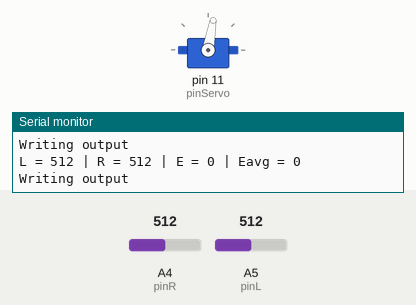
Simulated run of this sketch. Board: Arduino Uno, built with avr-gcc and run on an emulated ATmega328P. Shown: servo, the last lines printed to the serial monitor. Inputs (shaded band) come from the test bench; at power-on: A4 (pinR) = 512, A5 (pinL) = 512.

Above: at 10.2 s.
10.3 s: A4 (pinR) set to 531
At 12.18 s:
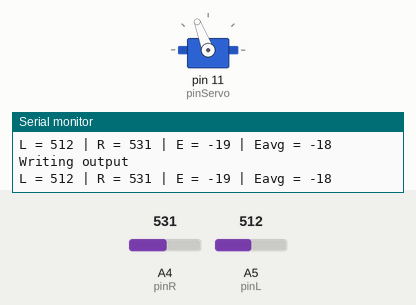
13.3 s: A4 (pinR) set to 0
16.3 s: A5 (pinL) set to 10
19.3 s: A5 (pinL) set to 7
At 20.6 s:
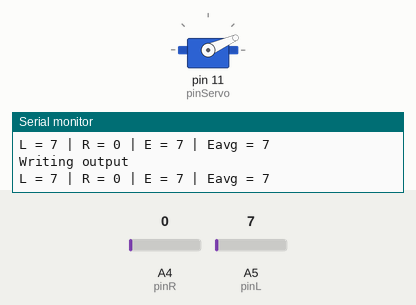
22.3 s: A5 (pinL) set to 122
At 24.4 s:
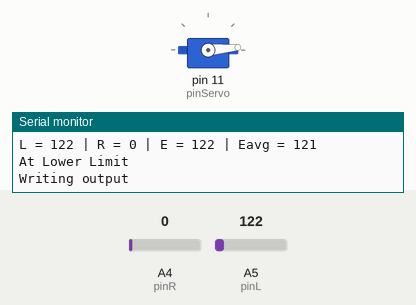
25.3 s: A4 (pinR) set to 124
28.3 s: A4 (pinR) set to 144
At 30.45 s:
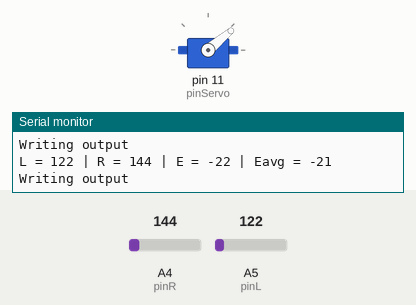
Timing chart, 0 to 38.0 s (numbered marks = the images above; inputs shaded):
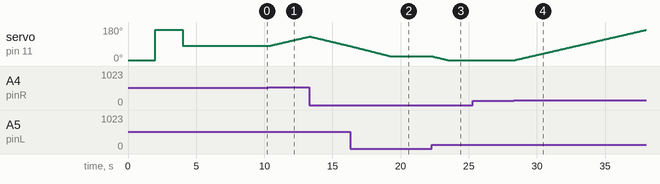

Measured:
- the behaviour switches between 521 and 522 on A4 (pinR) (found by bisection; images 0 and 1)
- the behaviour switches between 9 and 8 on A5 (pinL) (found by bisection; images 1 and 2)
- the behaviour switches between 131 and 132 on A4 (pinR) (found by bisection; images 3 and 4)
- after the input at 10.3 s, servo on pin 11 (pinServo): moves from 80° to 129° over 2.9 s, starting after 0.06 s
- after the input at 19.3 s, servo on pin 11 (pinServo): goes on until 19.3 s, then stays 24°
- after the input at 22.3 s, servo on pin 11 (pinServo): moves from 24° to 5° over 1.0 s, starting after 0.10 s
- after the input at 28.3 s, servo on pin 11 (pinServo): moves from 5° to 165° over 9.6 s, starting after 0.09 s

The sketch:

light_track.ino
```cpp
#include <Servo.h>

//IO pins
int pinL = 5;
int pinR = 4;
int pinServo = 11;                   //PWM pin

int leftValue = 0;
int rightValue = 0;
int error = 0;                       //deviation between the 2 sensors
int errorAVG = 0;                    //error average - rolling 2 point
int deadband = 8;

//servo stuff
Servo hServo;
int Position = 45;
int minPos = 5;
int maxPos = 165;
float output = (maxPos - minPos) / 2;  //initial output position

void setup()
{
  Serial.begin(9600);
  hServo.attach(pinServo);

  //set servo to center for alignment purpose
  Serial.println("Moving Servo to Minimum Position");
  hServo.write(minPos);
  delay(2000);
  Serial.println("Moving Servo to Maximum Position");
  hServo.write(maxPos);
  delay(2000);
  Serial.println("Moving Servo to Mid-Point");
  hServo.write(output);
  delay(5000);
  Serial.println("Going Live...........");
}

void loop()
{
  //input reading
  leftValue = analogRead(pinL);
  rightValue = analogRead(pinR);

  Serial.print("L = "); Serial.print(leftValue); Serial.print(" | ");
  Serial.print("R = "); Serial.print(rightValue); Serial.print(" | ");
  Serial.print("E = "); Serial.print(error); Serial.print(" | ");
  Serial.print("Eavg = "); Serial.print(errorAVG);
  Serial.println();

  //calculate
  error = leftValue - rightValue;
  errorAVG = (errorAVG + error) / 2;
  float newOutput = output + getTravel();

  if (newOutput > maxPos)
  {
    Serial.println("At Upper Limit");
    newOutput = maxPos;
  }
  else
  {
    if (newOutput < minPos)
  {
    Serial.println("At Lower Limit");
    newOutput = minPos;
  }
}
Serial.println("Writing output");
hServo.write(newOutput);
output = newOutput;
}

int getTravel()
{
  //-1 = Left; +1 + Right

  if (errorAVG < (deadband * -1))
  {
    return 1;
  }
  else
  {
  if (errorAVG > deadband)
  {
    return -1;
  }
  else
  {
    //do not move within deadband
    return 0;
  }
}
}
```
